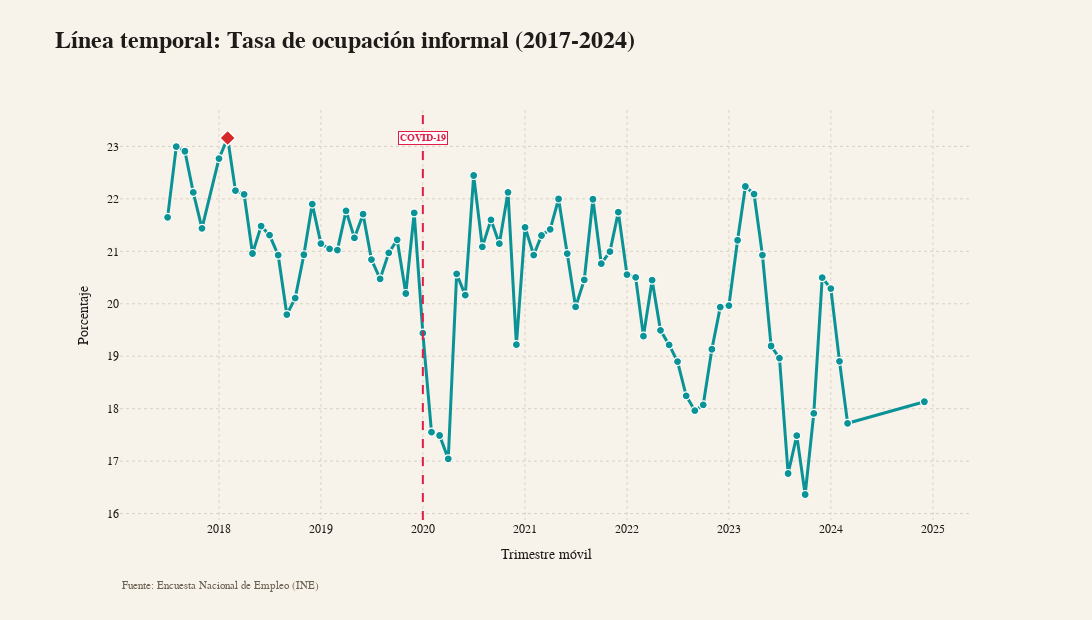

Notebook source saved alongside this figure:
### Markdown cell above
### 9.2 📊 Visualización 1: Tasa de Ocupación Informal (%)

**¿Qué mide este indicador?**
- Porcentaje de trabajadores ocupados en empleos informales respecto del total de ocupados
- Refleja la magnitud relativa de la informalidad laboral en la economía
- Indicador clave para evaluar la calidad del empleo

**Interpretación:**
- **Valores en porcentaje**: Expresado como porcentaje del total de ocupados
- **Tendencia temporal**: Permite observar evoluciones de la formalización laboral
- **Impacto COVID-19**: Marca la línea temporal del primer trimestre 2020
- **Línea de promedio**: Referencia histórica para contextualizar períodos específicos

**Color identificativo:** 🔴 Rojo (#dc2626)

### Code cell
# Visualización 1: Tasa de ocupación informal (%)
col = 'tasa_informal_sector'
label = 'Tasa de ocupación informal (%)'
highlight_color = '#d62828'
neutral_color = '#0a9396'
background_color = '#f7f2ea'
grid_color = '#d9d3c5'
text_color = '#1e1b18'
spike_color = 'rgba(120, 120, 120, 0.35)'

if col not in serie_base.columns:
    print(f'Omitido {col} (no existe)')
else:
    from unicodedata import normalize
    import math

    df_plot = serie_base[['Trimestre Móvil', 'DTI_CL_SEXO', col]].copy()
    if '_T' in df_plot['DTI_CL_SEXO'].unique():
        df_plot = df_plot[df_plot['DTI_CL_SEXO'] == '_T']
    df_plot = df_plot.drop_duplicates(subset=['Trimestre Móvil']).sort_values('Trimestre Móvil')

    month_map = {
        'ENE': 1, 'FEB': 2, 'MAR': 3, 'ABR': 4, 'MAY': 5, 'JUN': 6,
        'JUL': 7, 'AGO': 8, 'SEP': 9, 'OCT': 10, 'NOV': 11, 'DIC': 12
    }

    def periodo_to_timestamp(periodo):
        if not isinstance(periodo, str):
            return pd.NaT
        parts = periodo.split(' ', 1)
        if len(parts) != 2:
            return pd.NaT
        year, meses = parts
        primer_mes = meses.split('-')[0].strip()
        clave = normalize('NFKD', primer_mes).encode('ascii', 'ignore').decode('ascii').upper()[:3]
        month = month_map.get(clave)
        if month is None:
            return pd.NaT
        return pd.Timestamp(int(year), month, 1)

    df_plot['periodo_dt'] = df_plot['Trimestre Móvil'].apply(periodo_to_timestamp)
    df_plot = df_plot.dropna(subset=['periodo_dt'])
    df_plot = df_plot.sort_values('periodo_dt')

    if df_plot.empty:
        print('Sin datos para linea temporal')
    else:
        font_family = globals().get('ECONOMIST_FONT', 'Georgia, serif')
        df_plot['label'] = df_plot[col].apply(lambda v: f"{v:,.1f}".replace(',', 'X').replace('.', ',').replace('X', '.'))

        covid_start = df_plot[df_plot['periodo_dt'].dt.year == 2020]
        covid_marker = covid_start['periodo_dt'].iloc[0] if not covid_start.empty else None

        tooltip_template = (
            "<span style='background-color:#ffffff;border:1px solid #ffffff;"
            "padding:6px 10px;display:inline-block;color:#1e1b18;'>"
            "<b>%{x|%Y %b}</b><br>"
            "Tasa de ocupación informal (%): %{y:.1f}%"
            "</span><extra></extra>"
        )

        fig = go.Figure()
        fig.add_trace(
            go.Scatter(
                x=df_plot['periodo_dt'],
                y=df_plot[col],
                mode='lines+markers',
                line=dict(color=neutral_color, width=3),
                marker=dict(color=neutral_color, size=8, line=dict(color='#ffffff', width=1.2)),
                hovertemplate=tooltip_template,
                showlegend=False
            )
        )

        if highlight_color and not df_plot.empty:
            max_row = df_plot.loc[df_plot[col].idxmax()]
            fig.add_trace(
                go.Scatter(
                    x=[max_row['periodo_dt']],
                    y=[max_row[col]],
                    mode='markers',
                    marker=dict(color=highlight_color, size=12, symbol='diamond', line=dict(color='#ffffff', width=1.5)),
                    hovertemplate='<b>Pico</b><br>'+label+': %{y:.1f}%<extra></extra>',
                    showlegend=False
                )
            )

        if covid_marker is not None:
            fig.add_vline(x=covid_marker, line=dict(color='#e11d48', width=2, dash='dash'))
            fig.add_annotation(
                x=covid_marker,
                y=df_plot[col].max(),
                text='<b>COVID-19</b>',
                showarrow=False,
                font=dict(family=font_family, size=10, color='#e11d48'),
                bgcolor='rgba(255,255,255,0.85)',
                bordercolor='#e11d48',
                borderwidth=1
            )

        fig.update_layout(
            template='plotly_white',
            title=dict(
                text='<b>Línea temporal: Tasa de ocupación informal (2017-2024)</b>',
                font=dict(family=font_family, size=24, color=text_color),
                x=0.05,
                y=0.95
            ),
            font=dict(family=font_family, size=15, color=text_color),
            plot_bgcolor=background_color,
            paper_bgcolor=background_color,
            margin=dict(l=120, r=120, t=110, b=100),
            hoverlabel=dict(bgcolor='rgba(0,0,0,0)', bordercolor='rgba(0,0,0,0)', font=dict(family=font_family, color=text_color)),
            hovermode='x',
            spikedistance=-1,
            hoverdistance=50,
            width=1200,
            height=620
        )

        fig.update_xaxes(
            title=dict(text='Trimestre móvil', font=dict(family=font_family, size=14, color=text_color)),
            showgrid=True,
            gridcolor=grid_color,
            griddash='dot',
            zeroline=False,
            tickformat='%Y',
            tickfont=dict(family=font_family, size=12, color=text_color),
            showspikes=True,
            spikemode='across',
            spikecolor=spike_color,
            spikethickness=1.2,
            spikedash='solid',
            spikesnap='cursor',
            hoverformat=' '
        )
        fig.update_yaxes(
            title=dict(text='Porcentaje', font=dict(family=font_family, size=14, color=text_color)),
            showgrid=True,
            gridcolor=grid_color,
            griddash='dot',
            zeroline=False,
            tickfont=dict(family=font_family, size=12, color=text_color),
            showspikes=False
        )

        fig.update_layout(
            annotations=[
                dict(
                    text='Los Ríos, ENE 2017 - MAY 2024',
                    x=0,
                    y=1.05,
                    xref='paper',
                    yref='paper',
                    showarrow=False,
                    font=dict(family=font_family,
                     size=14, color='#4a4338')
                ),
                dict(
                    text='Fuente: Encuesta Nacional de Empleo (INE)',
                    x=0,
                    y=-0.18,
                    xref='paper',
                    yref='paper',
                    showarrow=False,
                    font=dict(family=font_family, size=11, color='#6e6252')
                )
            ]
        )

        fig.show()
        print(f'Línea temporal generada: {label}')

### Figure 1 — Plotly figure (JSON) as saved in the notebook; plotly's stock layout.template omitted (floating-point values rounded to 4 significant figures)
{"data": [{"hovertemplate": "<span style='background-color:#ffffff;border:1px solid #ffffff;padding:6px 10px;display:inline-block;color:#1e1b18;'><b>%{x|%Y %b}</b><br>Tasa de ocupación informal (%): %{y:.1f}%</span><extra></extra>", "line": {"color": "#0a9396", "width": 3}, "marker": {"color": "#0a9396", "line": {"color": "#ffffff", "width": 1.2}, "size": 8}, "mode": "lines+markers", "showlegend": false, "type": "scatter", "x": ["2017-07-01T00:00:00.000000000", "2017-08-01T00:00:00.000000000", "2017-09-01T00:00:00.000000000", "2017-10-01T00:00:00.000000000", "2017-11-01T00:00:00.000000000", "2018-01-01T00:00:00.000000000", "2018-02-01T00:00:00.000000000", "2018-03-01T00:00:00.000000000", "2018-04-01T00:00:00.000000000", "2018-05-01T00:00:00.000000000", "2018-06-01T00:00:00.000000000", "2018-07-01T00:00:00.000000000", "2018-08-01T00:00:00.000000000", "2018-09-01T00:00:00.000000000", "2018-10-01T00:00:00.000000000", "2018-11-01T00:00:00.000000000", "2018-12-01T00:00:00.000000000", "2019-01-01T00:00:00.000000000", "2019-02-01T00:00:00.000000000", "2019-03-01T00:00:00.000000000", "2019-04-01T00:00:00.000000000", "2019-05-01T00:00:00.000000000", "2019-06-01T00:00:00.000000000", "2019-07-01T00:00:00.000000000", "2019-08-01T00:00:00.000000000", "2019-09-01T00:00:00.000000000", "2019-10-01T00:00:00.000000000", "2019-11-01T00:00:00.000000000", "2019-12-01T00:00:00.000000000", "2020-01-01T00:00:00.000000000", "2020-02-01T00:00:00.000000000", "2020-03-01T00:00:00.000000000", "2020-04-01T00:00:00.000000000", "2020-05-01T00:00:00.000000000", "2020-06-01T00:00:00.000000000", "2020-07-01T00:00:00.000000000", "2020-08-01T00:00:00.000000000", "2020-09-01T00:00:00.000000000", "2020-10-01T00:00:00.000000000", "2020-11-01T00:00:00.000000000", "2020-12-01T00:00:00.000000000", "2021-01-01T00:00:00.000000000", "2021-02-01T00:00:00.000000000", "2021-03-01T00:00:00.000000000", "2021-04-01T00:00:00.000000000", "2021-05-01T00:00:00.000000000", "2021-06-01T00:00:00.000000000", "2021-07-01T00:00:00.000000000", "2021-08-01T00:00:00.000000000", "2021-09-01T00:00:00.000000000", "2021-10-01T00:00:00.000000000", "2021-11-01T00:00:00.000000000", "2021-12-01T00:00:00.000000000", "2022-01-01T00:00:00.000000000", "2022-02-01T00:00:00.000000000", "2022-03-01T00:00:00.000000000", "2022-04-01T00:00:00.000000000", "2022-05-01T00:00:00.000000000", "2022-06-01T00:00:00.000000000", "2022-07-01T00:00:00.000000000", "2022-08-01T00:00:00.000000000", "2022-09-01T00:00:00.000000000", "2022-10-01T00:00:00.000000000", "2022-11-01T00:00:00.000000000", "2022-12-01T00:00:00.000000000", "2023-01-01T00:00:00.000000000", "2023-02-01T00:00:00.000000000", "2023-03-01T00:00:00.000000000", "2023-04-01T00:00:00.000000000", "2023-05-01T00:00:00.000000000", "2023-06-01T00:00:00.000000000", "2023-07-01T00:00:00.000000000", "2023-08-01T00:00:00.000000000", "2023-09-01T00:00:00.000000000", "2023-10-01T00:00:00.000000000", "2023-11-01T00:00:00.000000000", "2023-12-01T00:00:00.000000000", "2024-01-01T00:00:00.000000000", "2024-02-01T00:00:00.000000000", "2024-03-01T00:00:00.000000000", "2024-12-01T00:00:00.000000000"], "y": [21.65, 22.99, 22.91, 22.12, 21.44, 22.77, 23.16, 22.16, 22.09, 20.96, 21.48, 21.31, 20.93, 19.79, 20.11, 20.93, 21.9, 21.15, 21.05, 21.02, 21.77, 21.26, 21.71, 20.84, 20.47, 20.97, 21.22, 20.2, 21.73, 19.44, 17.55, 17.49, 17.04, 20.57, 20.16, 22.45, 21.09, 21.6, 21.15, 22.12, 19.22, 21.46, 20.93, 21.3, 21.42, 22.0, 20.96, 19.94, 20.45, 21.99, 20.76, 20.99, 21.75, 20.55, 20.5, 19.38, 20.45, 19.49, 19.22, 18.9, 18.25, 17.96, 18.07, 19.13, 19.94, 19.97, 21.21, 22.24, 22.09, 20.93, 19.19, 18.96, 16.76, 17.49, 16.36, 17.91, 20.5, 20.29, 18.9, 17.72, 18.13]}, {"hovertemplate": "<b>Pico</b><br>Tasa de ocupación informal (%): %{y:.1f}%<extra></extra>", "marker": {"color": "#d62828", "line": {"color": "#ffffff", "width": 1.5}, "size": 12, "symbol": "diamond"}, "mode": "markers", "showlegend": false, "type": "scatter", "x": ["2018-02-01T00:00:00"], "y": [23.16]}], "layout": {"annotations": [{"bgcolor": "rgba(255,255,255,0.85)", "bordercolor": "#e11d48", "borderwidth": 1, "font": {"color": "#e11d48", "family": "Georgia, serif", "size": 10}, "showarrow": false, "text": "<b>COVID-19</b>", "x": "2020-01-01T00:00:00", "y": 23.16}, {"font": {"color": "#6e6252", "family": "Georgia, serif", "size": 11}, "showarrow": false, "text": "Fuente: Encuesta Nacional de Empleo (INE)", "x": 0, "xref": "paper", "y": -0.18, "yref": "paper"}], "font": {"color": "#1e1b18", "family": "Georgia, serif", "size": 15}, "height": 620, "hoverdistance": 50, "hoverlabel": {"bgcolor": "rgba(0,0,0,0)", "bordercolor": "rgba(0,0,0,0)", "font": {"color": "#1e1b18", "family": "Georgia, serif"}}, "hovermode": "x", "margin": {"b": 100, "l": 120, "r": 120, "t": 110}, "paper_bgcolor": "#f7f2ea", "plot_bgcolor": "#f7f2ea", "shapes": [{"line": {"color": "#e11d48", "dash": "dash", "width": 2}, "type": "line", "x0": "2020-01-01T00:00:00", "x1": "2020-01-01T00:00:00", "xref": "x", "y0": 0, "y1": 1, "yref": "y domain"}], "spikedistance": -1, "title": {"font": {"color": "#1e1b18", "family": "Georgia, serif", "size": 24}, "text": "<b>Línea temporal: Tasa de ocupación informal (2017-2024)</b>", "x": 0.05, "y": 0.95}, "width": 1200, "xaxis": {"gridcolor": "#d9d3c5", "griddash": "dot", "hoverformat": " ", "showgrid": true, "showspikes": true, "spikecolor": "rgba(120, 120, 120, 0.35)", "spikedash": "solid", "spikemode": "across", "spikesnap": "cursor", "spikethickness": 1.2, "tickfont": {"color": "#1e1b18", "family": "Georgia, serif", "size": 12}, "tickformat": "%Y", "title": {"font": {"color": "#1e1b18", "family": "Georgia, serif", "size": 14}, "text": "Trimestre móvil"}, "zeroline": false}, "yaxis": {"gridcolor": "#d9d3c5", "griddash": "dot", "showgrid": true, "showspikes": false, "tickfont": {"color": "#1e1b18", "family": "Georgia, serif", "size": 12}, "title": {"font": {"color": "#1e1b18", "family": "Georgia, serif", "size": 14}, "text": "Porcentaje"}, "zeroline": false}}}
